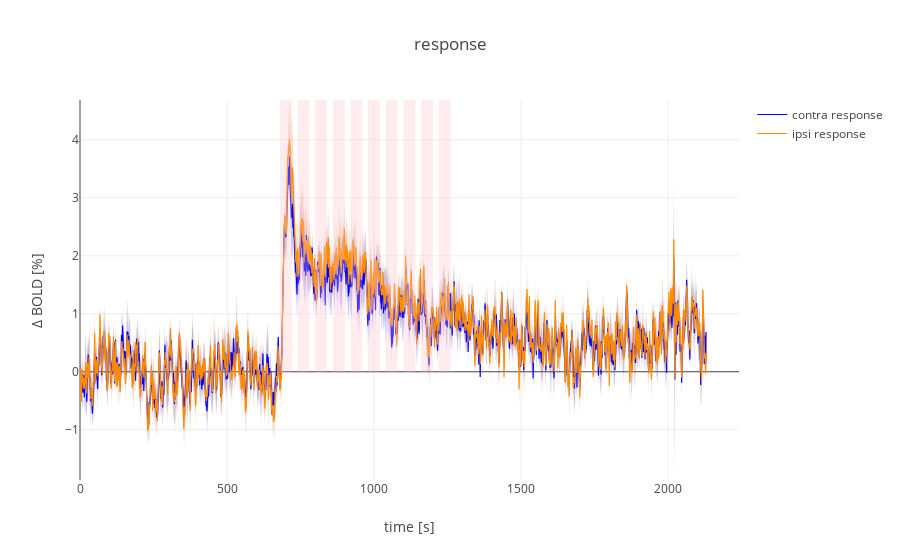

The code cell stored with this chart in its notebook:
### Code cell
import plotly as py
import plotly.graph_objs as go
import numpy as np

%matplotlib qt

py.offline.init_notebook_mode(connected=True)


stimbars = list()
for i in range(onset,onset+nblocks*ISI,ISI):
    stimbars.append({
        'type': 'rect',
        'xref': 'x',
        'yref': 'y',
        'x0': i,
        'y0': 0,
        'x1': i+ONduration,
        'y1': forplotting['ipsi','upper'].max(),
        'fillcolor': 'pink',
        'opacity': 0.3,
        'line': {
            'width': 0,
            },
        })   


layout1 = go.Layout(
    title='response',
    yaxis=dict(
    title=r'Δ BOLD [%]'
    ),
    xaxis=dict(
    title='time [s]'
    ),
      shapes=stimbars
    )



xaxis=forplotting.index.values+onset
boundaxis=np.concatenate((xaxis,xaxis[::-1]))

def bounds(side,colorchoice='red'):
    y1=forplotting[side,'upper'].values
    y2=forplotting[side,'lower'].values[::-1]
    SEMbounds = go.Scatter(
    x=boundaxis,
    y=np.concatenate((y1,y2)),
    fill='tozerox',
    fillcolor='rgba('+colorchoice+',0.2)',
    line=dict(width=0, color='rgba('+colorchoice+',0)'),
    name= i + ' SEM bound',
    showlegend=False,
    )
    return SEMbounds



traceA = []
colorlist = ['blue','darkorange']
colorbands = ['0,0,255','204,102,0']
k=0
for i in ['contra','ipsi']:
    traceA.append(bounds(i,colorbands[k]))
    k+=1
k=0
for i in ['contra','ipsi']:
    traceA.append(go.Scatter(x=xaxis, y=forplotting[i,'mean'].values, mode = 'lines' ,line=dict(width=1.2, color=colorlist[k]), name = i + ' response'))
    k+=1

fig = go.Figure(data=traceA, layout=layout1)
py.offline.iplot(fig)

### Figure 1 — Plotly figure (JSON) as saved in the notebook; plotly's stock layout.template omitted (floating-point values rounded to 4 significant figures; data arrays with more than 128 entries replaced by an {"elided": "..."} marker saying what was removed)
{"data": [{"fill": "tozerox", "fillcolor": "rgba(0,0,255,0.2)", "line": {"color": "rgba(0,0,255,0)", "width": 0}, "name": "contra SEM bound", "showlegend": false, "type": "scatter", "x": {"elided": "4260 int values"}, "y": {"elided": "4260 float values"}}, {"fill": "tozerox", "fillcolor": "rgba(204,102,0,0.2)", "line": {"color": "rgba(204,102,0,0)", "width": 0}, "name": "ipsi SEM bound", "showlegend": false, "type": "scatter", "x": {"elided": "4260 int values"}, "y": {"elided": "4260 float values"}}, {"line": {"color": "blue", "width": 1.2}, "mode": "lines", "name": "contra response", "type": "scatter", "x": {"elided": "2130 int values"}, "y": {"elided": "2130 float values"}}, {"line": {"color": "darkorange", "width": 1.2}, "mode": "lines", "name": "ipsi response", "type": "scatter", "x": {"elided": "2130 int values"}, "y": {"elided": "2130 float values"}}], "layout": {"shapes": [{"fillcolor": "pink", "line": {"width": 0}, "opacity": 0.3, "type": "rect", "x0": 680, "x1": 720, "xref": "x", "y0": 0, "y1": 4.687, "yref": "y"}, {"fillcolor": "pink", "line": {"width": 0}, "opacity": 0.3, "type": "rect", "x0": 740, "x1": 780, "xref": "x", "y0": 0, "y1": 4.687, "yref": "y"}, {"fillcolor": "pink", "line": {"width": 0}, "opacity": 0.3, "type": "rect", "x0": 800, "x1": 840, "xref": "x", "y0": 0, "y1": 4.687, "yref": "y"}, {"fillcolor": "pink", "line": {"width": 0}, "opacity": 0.3, "type": "rect", "x0": 860, "x1": 900, "xref": "x", "y0": 0, "y1": 4.687, "yref": "y"}, {"fillcolor": "pink", "line": {"width": 0}, "opacity": 0.3, "type": "rect", "x0": 920, "x1": 960, "xref": "x", "y0": 0, "y1": 4.687, "yref": "y"}, {"fillcolor": "pink", "line": {"width": 0}, "opacity": 0.3, "type": "rect", "x0": 980, "x1": 1020, "xref": "x", "y0": 0, "y1": 4.687, "yref": "y"}, {"fillcolor": "pink", "line": {"width": 0}, "opacity": 0.3, "type": "rect", "x0": 1040, "x1": 1080, "xref": "x", "y0": 0, "y1": 4.687, "yref": "y"}, {"fillcolor": "pink", "line": {"width": 0}, "opacity": 0.3, "type": "rect", "x0": 1100, "x1": 1140, "xref": "x", "y0": 0, "y1": 4.687, "yref": "y"}, {"fillcolor": "pink", "line": {"width": 0}, "opacity": 0.3, "type": "rect", "x0": 1160, "x1": 1200, "xref": "x", "y0": 0, "y1": 4.687, "yref": "y"}, {"fillcolor": "pink", "line": {"width": 0}, "opacity": 0.3, "type": "rect", "x0": 1220, "x1": 1260, "xref": "x", "y0": 0, "y1": 4.687, "yref": "y"}], "title": "response", "xaxis": {"title": "time [s]"}, "yaxis": {"title": "Δ BOLD [%]"}}}
